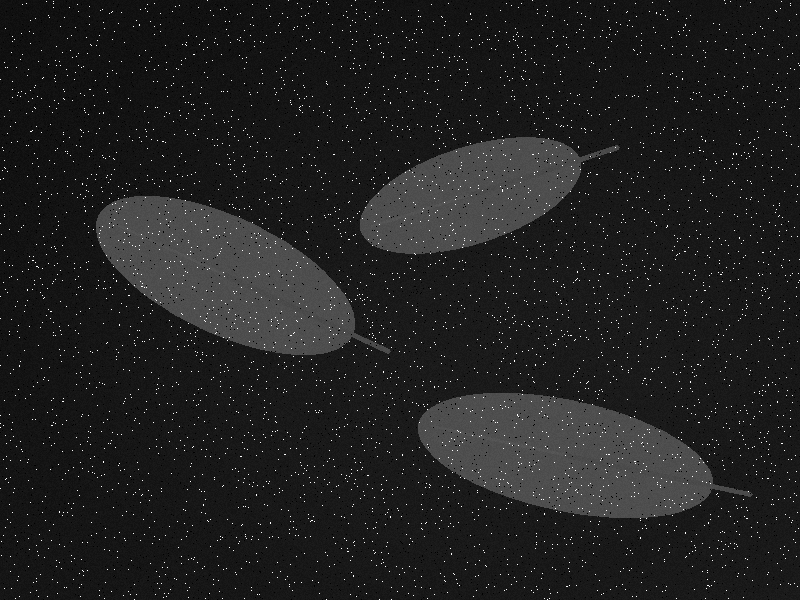
#> input picture data/samples/low_contrast_leaf.png, 800 x 600 px
$ python low_contrast_demo.py
#> lines starting #> are read from the running program, lines starting #| are printed output that depends on the picture; after the words box and inside, x2 and y2 are one past the last pixel; in counts of white or black regions, pixels touching at a corner belong together
#> in main, gray is the input picture: shape (600, 800); min 0, max 255, mean 32.4
#!/usr/bin/env python
"""造一张「暗 + 低对比度 + 椒盐噪声」的测试图，并按给定流程跑一遍做量化。

为什么自己造而不是找图：
    1. 三个特征可以精确控制（背景灰度、物体/背景差、噪声比例），可复现
    2. 同一场景能生成一份「无噪声」的干净版，用来对比去噪效果
    3. 能顺手量出每一步到底改变了什么，而不是凭眼睛说「好像好点了」

用法：
    python tools/low_contrast_demo.py             # 生成图片 + 跑流程 + 出对比图
    python tools/low_contrast_demo.py --regen     # 强制重新生成图片
"""
from __future__ import annotations

import argparse
from pathlib import Path

import cv2
import numpy as np

ROOT = Path(__file__).resolve().parents[1]
OUT_DIR = ROOT / "data" / "samples"
IMG_PNG = OUT_DIR / "low_contrast_leaf.png"
IMG_CLEAN = OUT_DIR / "low_contrast_leaf_clean.png"
MONTAGE = ROOT / "docs" / "images" / "low-contrast-pipeline.png"

BG = 26          # 背景灰度（很暗）
SP_AMOUNT = 0.02  # 椒盐噪声比例：1% 盐 + 1% 椒

# 两档对比度：
#   mild —— 灰度差 52，勉强能过 Canny(50,150)，你的参数直接能跑出轮廓
#   hard —— 灰度差 22，Canny 一个边都找不到，必须自己调阈值（教学用）
VARIANTS = {
    "mild": {"leaf": 78, "file": "low_contrast_leaf.png"},
    "hard": {"leaf": 48, "file": "low_contrast_leaf_hard.png"},
}

# 三片叶子的真值（造图和出真值都用它，保证一致）
LEAVES = [
    ((225, 275), (140, 58), 25),
    ((470, 195), (115, 48), -18),
    ((565, 455), (150, 55), 12),
]


# --------------------------------------------------------------------------- #
# 1. 造图
# --------------------------------------------------------------------------- #
# [73 lines left out: functions make_scene, add_salt_pepper, write_truth, not called in this run]


# --------------------------------------------------------------------------- #
# 2. 你的流程（逻辑一行没改，只是把中间结果留下来）
# --------------------------------------------------------------------------- #
def run_pipeline(img_bgr: np.ndarray) -> dict:
    gray = cv2.cvtColor(img_bgr, cv2.COLOR_BGR2GRAY)

    denoised = cv2.medianBlur(gray, 3)                      # 1. 去椒盐
    denoised2 = cv2.GaussianBlur(denoised, (3, 3), 0)       # 2. 轻高斯

    clahe = cv2.createCLAHE(clipLimit=2.0, tileGridSize=(8, 8))
    enhanced = clahe.apply(denoised2)                       # 3. CLAHE

    blur2 = cv2.GaussianBlur(enhanced, (5, 5), 0)           # 4. 再高斯
    edges = cv2.Canny(blur2, 50, 150)                       # 5. Canny
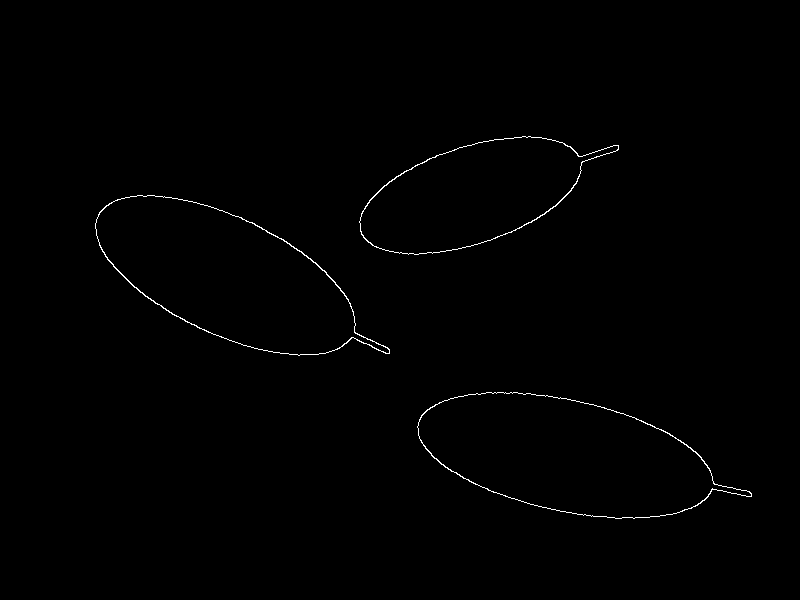
#> edges: shape (600, 800); 0.5% white in thin lines or dots, all inside (x1, y1, x2, y2) = (95, 136, 752, 519)

    kernel = cv2.getStructuringElement(cv2.MORPH_ELLIPSE, (3, 3))
    mask = cv2.morphologyEx(edges, cv2.MORPH_CLOSE, kernel)  # 6. 闭运算连断边

    contours, _ = cv2.findContours(mask, cv2.RETR_EXTERNAL, cv2.CHAIN_APPROX_SIMPLE)
#> contours = 3 contours; box (x1, y1, x2, y2) and area: (417, 392, 752, 519) 26436, (95, 195, 390, 356) 26072, (359, 136, 619, 255) 17816

    # 对照组 1：不做 CLAHE，直接 Canny，看看会不会漏
    edges_no_clahe = cv2.Canny(cv2.GaussianBlur(denoised2, (5, 5), 0), 50, 150)

    # 对照组 2：阈值降到 (15, 45)，验证「找不到边」到底是阈值问题还是图没信息
    edges_low = cv2.Canny(blur2, 15, 45)
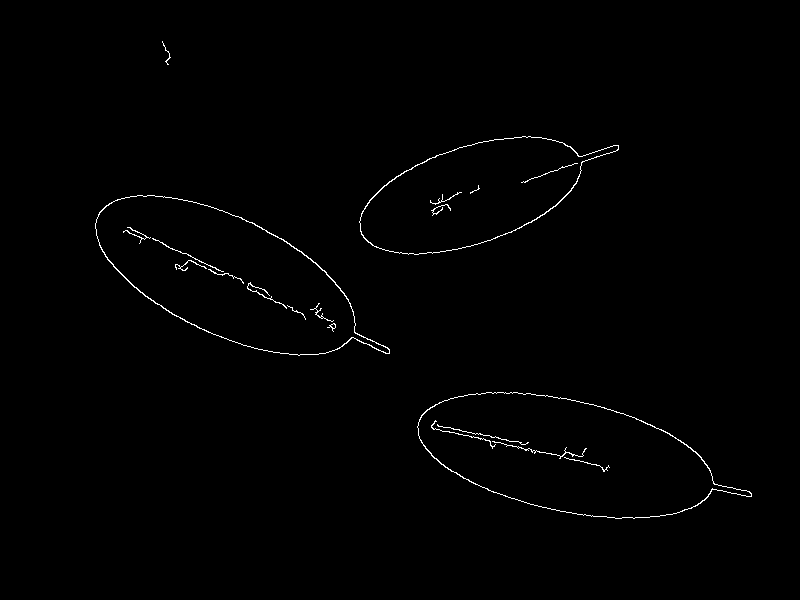
#> edges_low: shape (600, 800); 0.72% white in thin lines or dots, all inside (x1, y1, x2, y2) = (95, 41, 752, 519)
    mask_low = cv2.morphologyEx(edges_low, cv2.MORPH_CLOSE, kernel)
    contours_low, _ = cv2.findContours(mask_low, cv2.RETR_EXTERNAL, cv2.CHAIN_APPROX_SIMPLE)
#> contours_low = 4 contours, 1 with area under 20; largest, box (x1, y1, x2, y2) and area: (417, 392, 752, 519) 26436, (95, 195, 390, 356) 26072, (359, 136, 619, 255) 17816

    return {
        "gray": gray,
        "denoised": denoised2,
        "enhanced": enhanced,
        "edges": edges,
        "edges_no_clahe": edges_no_clahe,
        "edges_low": edges_low,
        "mask": mask,
        "contours": contours,
        "contours_low": contours_low,
    }


# --------------------------------------------------------------------------- #
# 3. 出图 + 打印数字
# --------------------------------------------------------------------------- #
def label(img: np.ndarray, text: str) -> np.ndarray:
    out = img.copy()
    cv2.rectangle(out, (0, 0), (out.shape[1], 26), (0, 0, 0), -1)
    cv2.putText(out, text, (8, 19), cv2.FONT_HERSHEY_SIMPLEX, 0.55, (255, 255, 255), 1, cv2.LINE_AA)
    return out


def build_montage(img: np.ndarray, res: dict) -> np.ndarray:
    tiles = [
        (cv2.cvtColor(img, cv2.COLOR_GRAY2BGR) if img.ndim == 2 else img, "input (dark + low contrast + S&P)"),
        (res["denoised"], "median(3) + gauss(3)"),
        (res["enhanced"], "CLAHE(clip=2.0, tile=8)"),
        (res["edges"], "Canny(50,150)"),
        (res["mask"], "close 3x3"),
        (None, "contours found"),
    ]
    overlay = (cv2.cvtColor(img, cv2.COLOR_GRAY2BGR) if img.ndim == 2 else img.copy())
    cv2.drawContours(overlay, res["contours"], -1, (0, 255, 0), 2)
    tiles[-1] = (overlay, "contours found (RETR_EXTERNAL)")

    cells = []
    for image, text in tiles:
        if image.ndim == 2:
            image = cv2.cvtColor(image, cv2.COLOR_GRAY2BGR)
        cells.append(label(cv2.resize(image, (400, 300), interpolation=cv2.INTER_AREA), text))

    top = np.hstack(cells[:3])
    bottom = np.hstack(cells[3:])
    return np.vstack([top, bottom])


def main() -> int:
    ap = argparse.ArgumentParser(description="生成低对比度暗图并跑流程")
    ap.add_argument("--regen", action="store_true", help="强制重新生成图片")
    args = ap.parse_args()

    OUT_DIR.mkdir(parents=True, exist_ok=True)
    MONTAGE.parent.mkdir(parents=True, exist_ok=True)

    results = []
    for name, cfg in VARIANTS.items():
        png = OUT_DIR / cfg["file"]
        clean_path = OUT_DIR / (png.stem + "_clean.png")

        if args.regen or not png.exists():
            clean = make_scene(leaf=cfg["leaf"])
            noisy = add_salt_pepper(clean)
            cv2.imwrite(str(clean_path), clean)
            cv2.imwrite(str(png), noisy)
            cv2.imwrite(str(png.with_suffix(".jpg")), noisy, [cv2.IMWRITE_JPEG_QUALITY, 88])
            write_truth(png, cfg["leaf"])

        gray = cv2.imread(str(png), cv2.IMREAD_GRAYSCALE)
        res = run_pipeline(cv2.cvtColor(gray, cv2.COLOR_GRAY2BGR))
#> res = 9 items
        areas = sorted((cv2.contourArea(c) for c in res["contours"]), reverse=True)
#> areas = [26436, 26071.5, 17816.5]
        results.append({"name": name, "cfg": cfg, "png": png, "img": gray, "res": res, "areas": areas})
#> pass 2 of the loop in main, `for name, cfg in VARIANTS.items():`:
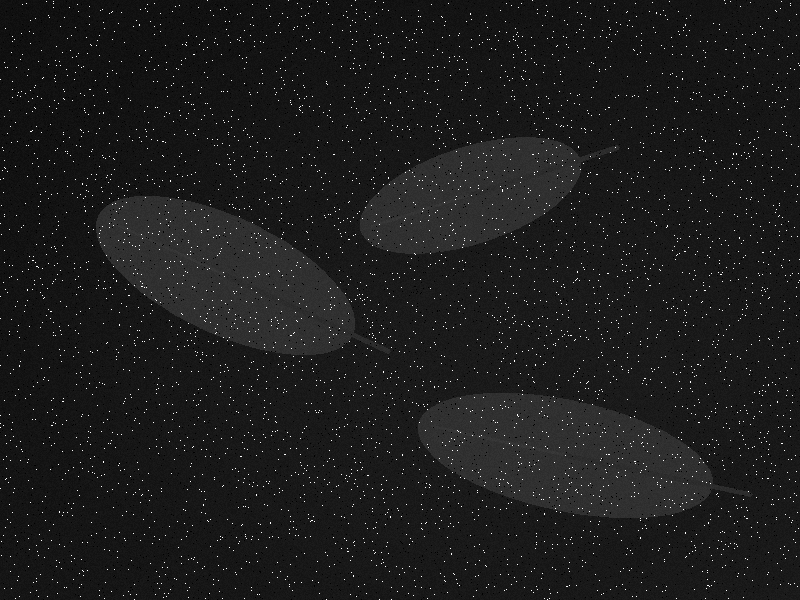
#> input picture data/samples/low_contrast_leaf_hard.png, 800 x 600 px
#> in main, gray is the input picture: shape (600, 800); min 0, max 255, mean 28.1
#> in run_pipeline (call 2), `enhanced = clahe.apply(denoised2)`:
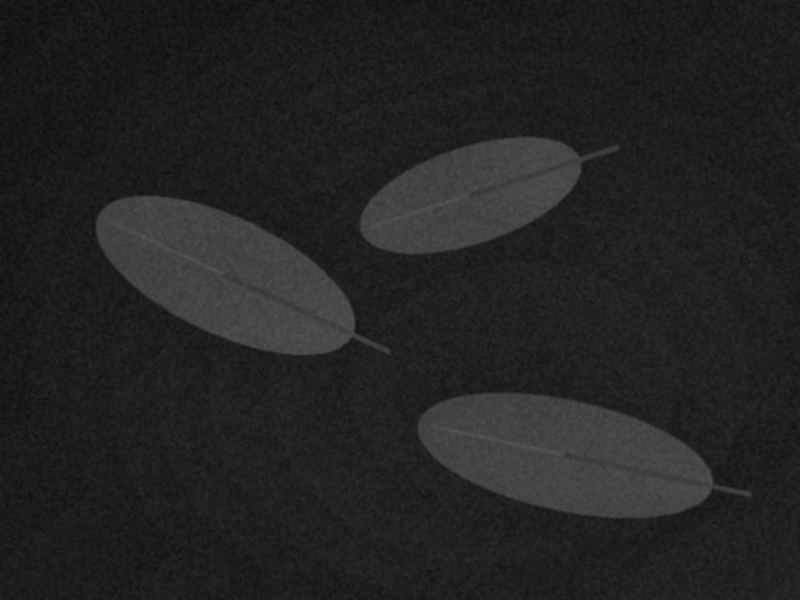
#> enhanced: shape (600, 800); min 13, max 84, mean 35.2
#> contours = []
#> in run_pipeline (call 2), `edges_low = cv2.Canny(blur2, 15, 45)`:
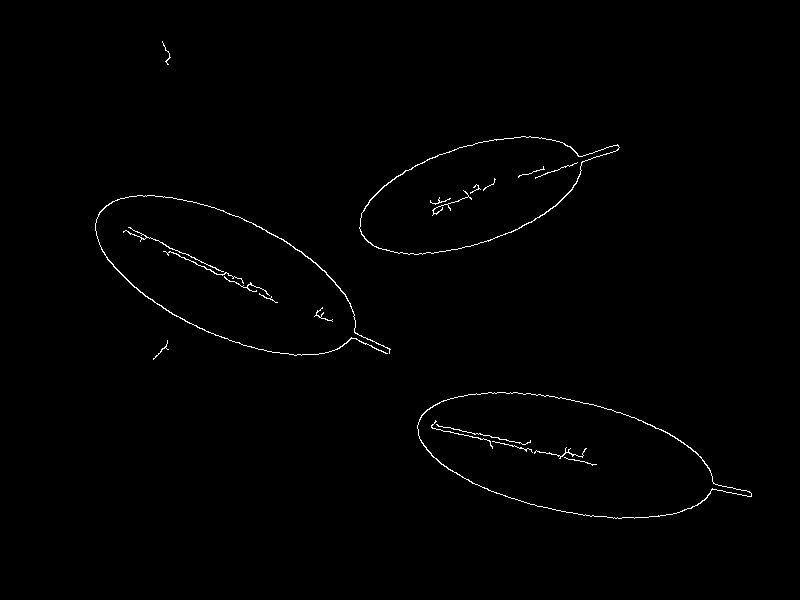
#> edges_low: shape (600, 800); 0.72% white in thin lines or dots, all inside (x1, y1, x2, y2) = (95, 41, 752, 519)
#> contours_low = 5 contours, 2 with area under 20; largest, box (x1, y1, x2, y2) and area: (417, 392, 752, 519) 26422, (95, 195, 391, 356) 26073, (359, 136, 620, 255) 17810
#> areas = []

    print("生成的文件：")
    for r in results:
        cfg = r["cfg"]
        print(f"  {r['png'].relative_to(ROOT)}   背景 {BG} → 叶片 {cfg['leaf']}（差 {cfg['leaf'] - BG}）")
        print(f"  {r['png'].with_suffix('.jpg').relative_to(ROOT)}   JPEG 版（多一层压缩噪点）")
        print(f"  {(OUT_DIR / (r['png'].stem + '_clean.png')).relative_to(ROOT)}   同场景无噪声版")
#> this loop made 2 passes
#> cfg on passes 1 to 2: {'leaf': 78, 'file': 'low_contrast_leaf.png'}, {'leaf': 48, 'file': 'low_contrast_leaf_hard.png'}
#|   data/samples/low_contrast_leaf.png   背景 26 → 叶片 78（差 52）
#|   data/samples/low_contrast_leaf.jpg   JPEG 版（多一层压缩噪点）
#|   data/samples/low_contrast_leaf_clean.png   同场景无噪声版
#|   data/samples/low_contrast_leaf_hard.png   背景 26 → 叶片 48（差 22）
#|   data/samples/low_contrast_leaf_hard.jpg   JPEG 版（多一层压缩噪点）
#|   data/samples/low_contrast_leaf_hard_clean.png   同场景无噪声版

    print("\n—— 输入图特征 ——")
    for r in results:
        img = r["img"]
        n_white = int((img >= 250).sum())
        n_black = int((img <= 5).sum())
        print(f"[{r['name']}] 均值 {img.mean():5.1f}　标准差 {img.std():5.1f}　"
              f"最暗 {img.min()}　最亮 {img.max()}　"
              f"纯白 {n_white / img.size:.2%} + 纯黑 {n_black / img.size:.2%}（椒盐）")
#> this loop made 2 passes
#> (n_white, n_black) on passes 1 to 2: (4726, 4781), (4726, 4781)
#| [mild] 均值  32.4　标准差  29.9　最暗 0　最亮 255　纯白 0.98% + 纯黑 1.00%（椒盐）
#| [hard] 均值  28.1　标准差  24.7　最暗 0　最亮 255　纯白 0.98% + 纯黑 1.00%（椒盐）

    print("\n—— 各阶段效果对比 ——")
    head = f"{'档位':<6}{'去噪后std':>10}{'CLAHE后std':>11}{'边缘(有CLAHE)':>14}{'边缘(无CLAHE)':>14}{'轮廓数':>8}{'>800':>7}{'<=50':>7}"
    print(head)
    print("-" * len(head))
    for r in results:
        res = r["res"]
        edges = int((res["edges"] > 0).sum())
        edges0 = int((res["edges_no_clahe"] > 0).sum())
        big = sum(1 for a in r["areas"] if a > 800)
        small = sum(1 for a in r["areas"] if a <= 50)
        print(f"{r['name']:<6}{res['denoised'].std():>10.1f}{res['enhanced'].std():>11.1f}"
              f"{edges:>14}{edges0:>14}{len(r['areas']):>8}{big:>7}{small:>7}")
#> this loop made 2 passes
#> (edges, edges0, big, small) on passes 1 to 2: (2379, 2359, 3, 0), (0, 0, 0, 0)
#| mild        19.7       23.5          2379          2359       3      3      0
#| hard         9.4       14.2             0             0       0      0      0

    print("\n—— 轮廓面积（前 8 个）——")
    for r in results:
        print(f"[{r['name']}] {[int(a) for a in r['areas'][:8]]}")
#> this loop made 2 passes
#| [mild] [26436, 26071, 17816]
#| [hard] []

    print("\n—— 如果把 Canny 阈值从 (50,150) 降到 (15,45) ——")
    for r in results:
        res = r["res"]
        low_areas = sorted((cv2.contourArea(c) for c in res["contours_low"]), reverse=True)
        print(f"[{r['name']}] 边缘点 {int((res['edges_low'] > 0).sum())}　"
              f"轮廓 {len(low_areas)} 个　面积前 5: {[int(a) for a in low_areas[:5]]}")
#> this loop made 2 passes
#> low_areas on passes 1 to 2: [26436, 26071.5, 17816.5, 7.5], [26421.5, 26073, 17809.5, 12, 7.5]
#| [mild] 边缘点 3444　轮廓 4 个　面积前 5: [26436, 26071, 17816, 7]
#| [hard] 边缘点 3473　轮廓 5 个　面积前 5: [26421, 26073, 17809, 12, 7]

    mild = next(r for r in results if r["name"] == "mild")
#> mild = 6 items
    cv2.imwrite(str(MONTAGE), build_montage(mild["img"], mild["res"]))
#> in build_montage, `cv2.drawContours(overlay, res["contours"], -1, (0, 255, 0), 2)`:
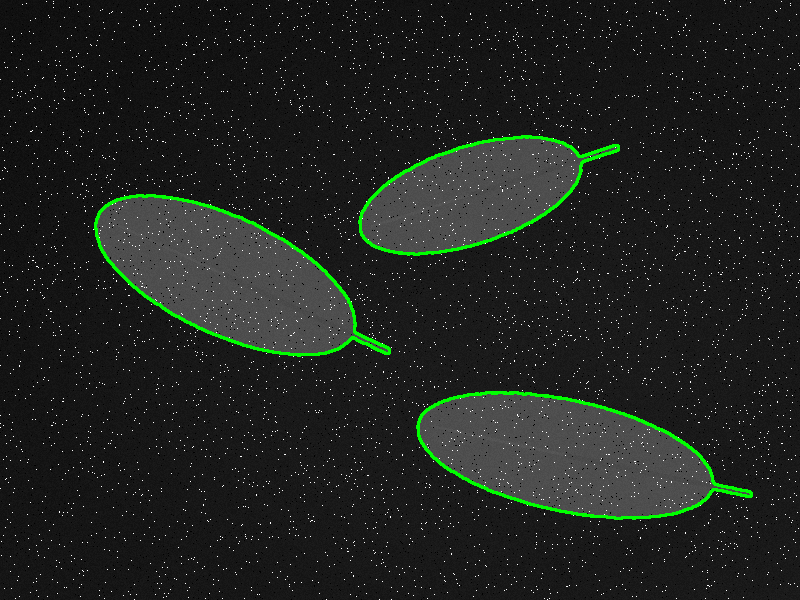
#> overlay: shape (600, 800, 3); 1.52% of pixels changed, all inside (x1, y1, x2, y2) = (94, 135, 753, 520)
#> the loop in build_montage, `for image, text in tiles:` made 6 passes
#> text on passes 1 to 6: 'input (dark + low contrast + S&P)', 'median(3) + gauss(3)', 'CLAHE(clip=2.0, tile=8)', 'Canny(50,150)', 'close 3x3', 'contours found (RETR_EXTERNAL)'
#> pass 1, in label, `out = img.copy()`:
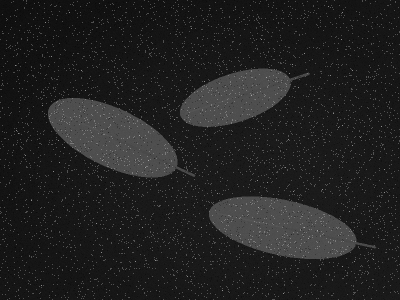
#> out: shape (300, 400, 3); min 9, max 168, mean 32.5
#> in build_montage, `top = np.hstack(cells[:3])`:
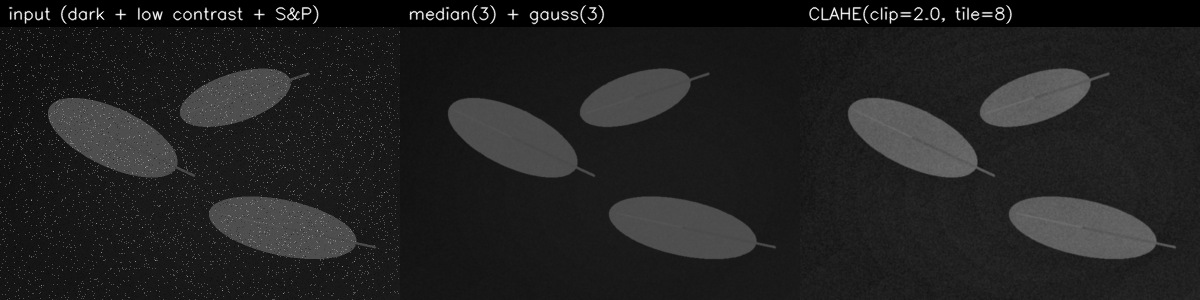
#> top: shape (300, 1200, 3); min 0, max 255, mean 33.5
#> in build_montage, `bottom = np.hstack(cells[3:])`:
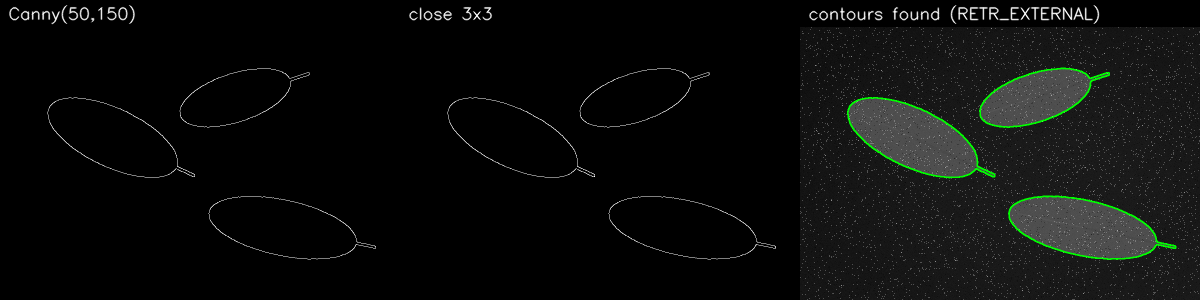
#> bottom: shape (300, 1200, 3); mean of channels 0, 1, 2 11.8, 13.1, 11.8; drawn as B, G, R
#> in build_montage, `return np.vstack([top, bottom])`:
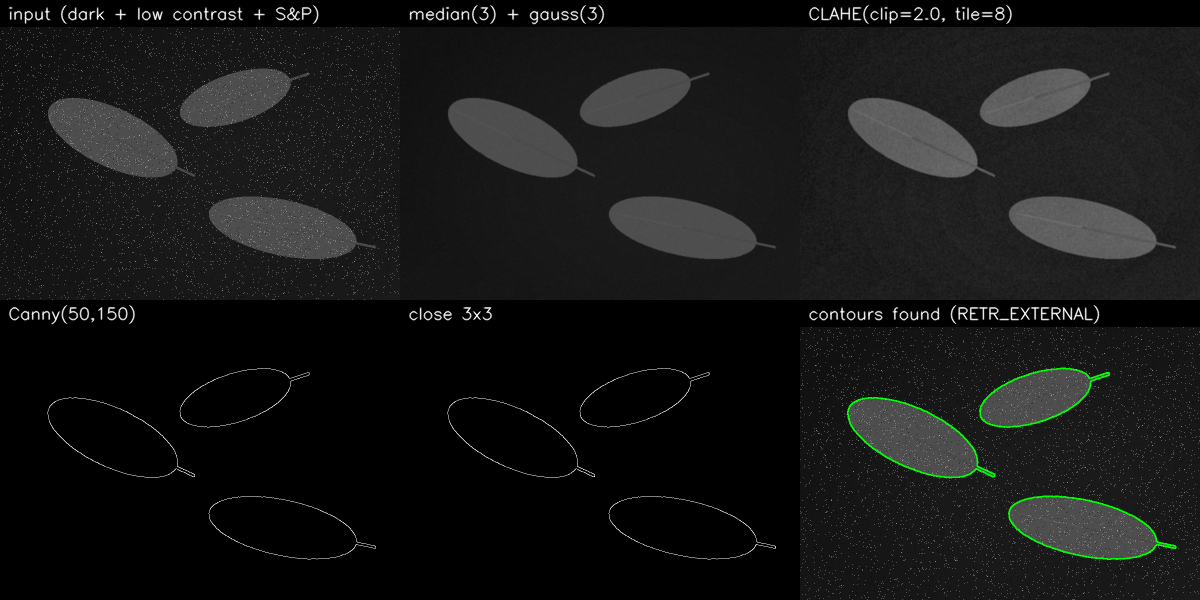
#> returned value: shape (600, 1200, 3); mean of channels 0, 1, 2 22.7, 23.3, 22.7; drawn as B, G, R
    print(f"\n已保存流程对比图：{MONTAGE.relative_to(ROOT)}")
#| 已保存流程对比图：docs/images/low-contrast-pipeline.png
    print("\n提示：mild 版用你现在的参数就能出轮廓；hard 版必须自己调 Canny 阈值 / 换更大中值核。")
    return 0


if __name__ == "__main__":
    raise SystemExit(main())
#> (the program exits here)
